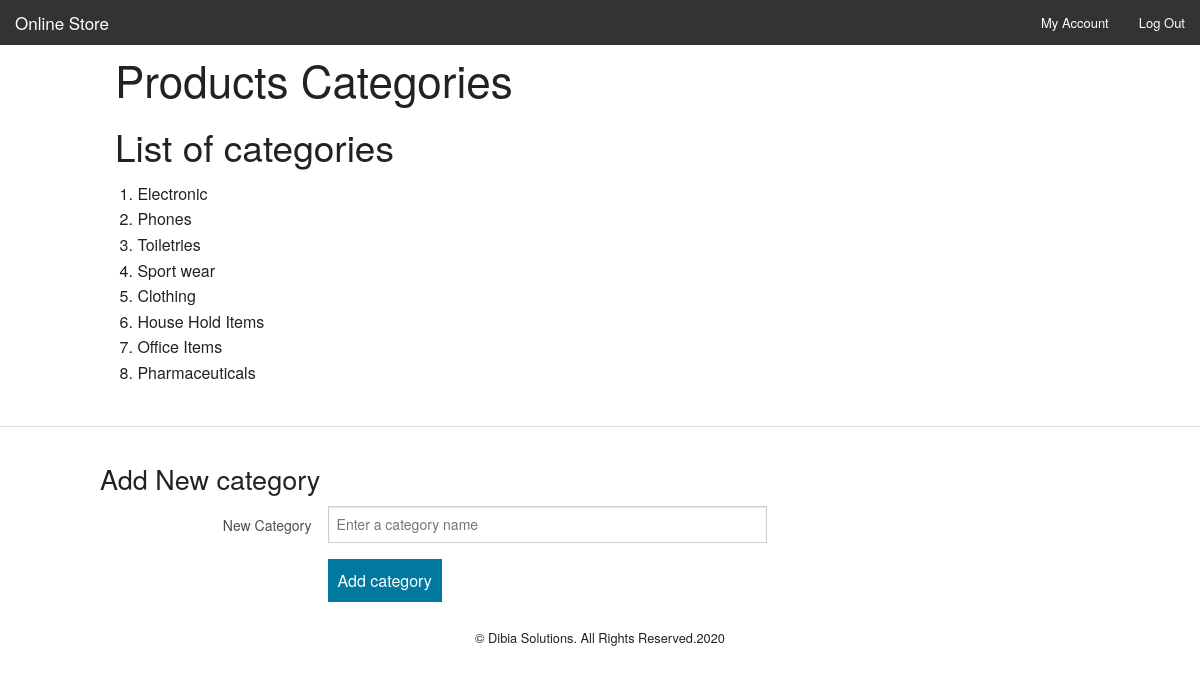
The page /ostore/category.php (signed in) on the database its author committed.
### tables this page shows
CREATE TABLE IF NOT EXISTS `category` (
  `cid` int(11) NOT NULL AUTO_INCREMENT,
  `category` varchar(100) NOT NULL,
  PRIMARY KEY (`cid`)
);

### ostore/category.php (the view, shortened to what this page needs)
<?php
include('admin-header.php');
?>
<div class="row">
<div class="small-12 columns">
<h1>Products Categories</h1>
</div>
</div>
<div class = "row">
<div class="small-6 columns">
        <h2>List of categories</h2>
        <ol>
        <?php
         $result = $mysqli->query('SELECT * FROM category');
         if($result){
           while($obj = $result->fetch_object()) {
             echo '<li>'.$obj->category.'</li>';
           }
        }
        ?>
        </ol>
        </div>
</div>
<hr/>
    <form method="POST" action="<?php echo htmlspecialchars($_SERVER["PHP_SELF"]); ?>" style="margin-top:30px;">
      <div class="row">
        <div class="small-8">
<h3>Add New category</h3>
          <div class="row">
            <div class="small-4 columns">
              <label for="right-label" class="right inline">New Category</label>
            </div>
            <div class="small-8 columns">
              <input type="text" id="right-label" placeholder="Enter a category name" name="category" required>
            </div>
            <div class="small-8 columns">
              <input type="submit" id="right-label" name ="submit" value="Add category" style="background: #0078A0; border: none; color: #fff; font-family: 'Helvetica Neue', sans-serif; font-size: 1em; padding: 10px;">
               </div>
               </div>
        </div>
         </div>
    </form>
    <?php include('footer.php');?>

### rows shown on the page
category: category "Electronic"
category: category "Phones"
category: category "Toiletries"
category: category "Sport wear"
category: category "Clothing"
category: category "House Hold Items"
category: category "Office Items"
category: category "Pharmaceuticals"

### other values the page prints
Date('Y') "2020"
